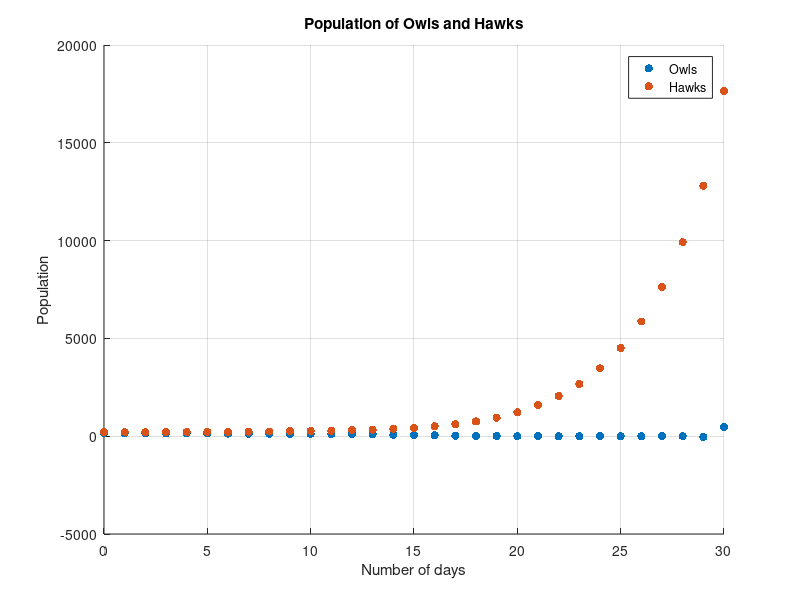

Source code (MATLAB):
clear all

n = 30; %num days
O = zeros(1, n+1);
H = zeros(1, n+1);
O(1) = 145; %initial owls
H(1) = 205; %initial hawks


for i = 1:n
   O(i+1) = 1.2 * O(i) - 0.001 * O(i) * H(i);
   H(i+1) = 1.3 * H(i) - 0.002 * O(i) * H(i);
end

scatter(0:n, O, 'filled')
grid on
hold on
scatter(0:n, H, 'filled')
xlabel('Number of days')
ylabel('Population')
title('Population of Owls and Hawks')
legend('Owls', 'Hawks')